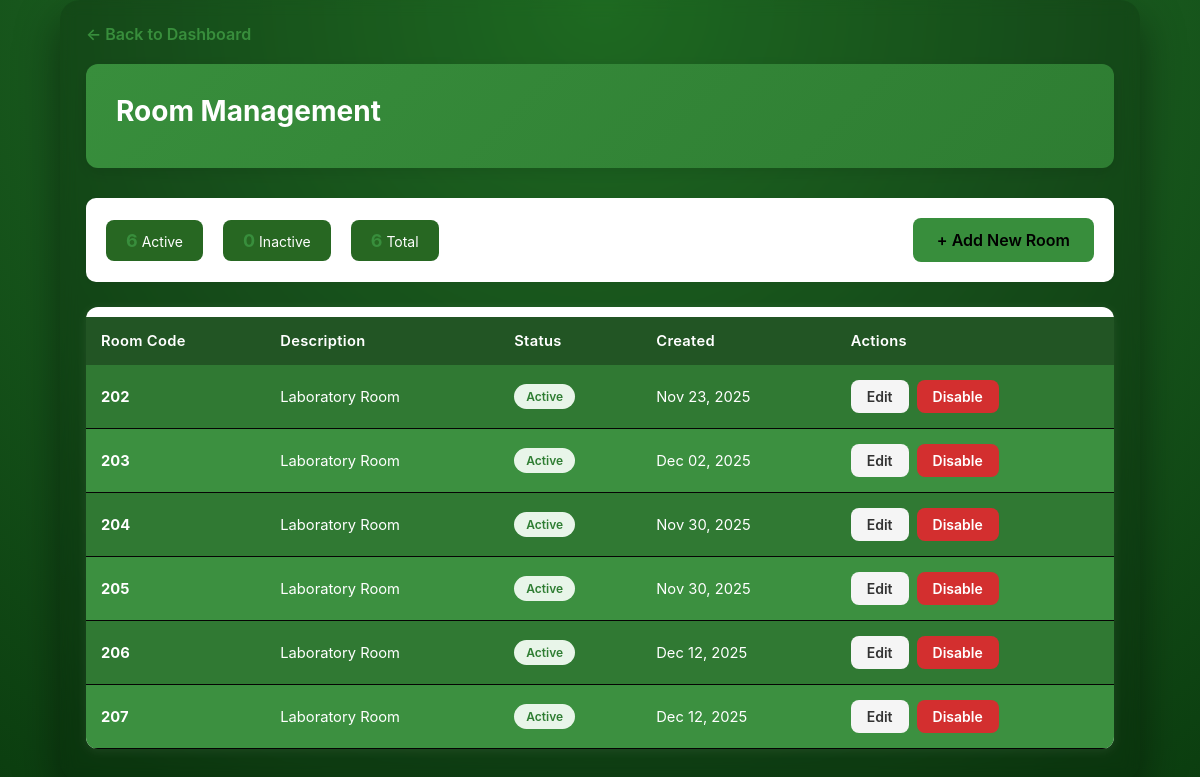
The page /accounts/rooms/ (signed in) on the database its author committed.
### kbox_app/models.py (models this page shows, shortened)
class Room(models.Model):
    code = models.CharField(max_length=10, unique=True)
    description = models.CharField(max_length=100, blank=True)
    is_active = models.BooleanField(default=True)
    created_at = models.DateTimeField(auto_now_add=True)
    updated_at = models.DateTimeField(auto_now=True)

### kbox_app/views_management.py (the view)
# urls.py: path('rooms/', views_management.room_list, name='room_list'),
@staff_or_superuser_required
def room_list(request):
    rooms = Room.objects.all().order_by('-is_active', 'code')
    context = {
        'rooms': rooms,
        'active_count': rooms.filter(is_active=True).count(),
        'inactive_count': rooms.filter(is_active=False).count(),
    }
    return render(request, 'kbox_app/room_list.html', context)

### kbox_app/views.py (called while the page is built)
def staff_or_superuser_required(view_func):
    @wraps(view_func)
    def wrapper(request, *args, **kwargs):
        if not request.user.is_authenticated:
            return redirect('login')
        if request.user.is_superuser:
            return view_func(request, *args, **kwargs)
        try:
            if request.user.profile.user_type == 'staff':
                return view_func(request, *args, **kwargs)
        except UserProfile.DoesNotExist:
            pass
        return HttpResponseForbidden("Access denied. Staff or admin privileges required.")
    return wrapper

### kbox_app/templates/kbox_app/room_list.html (shortened to what this page needs)
{% load static %}
<!DOCTYPE html>
<html lang="en">
<head>
  <link rel="stylesheet" href="{% static 'kbox_app/css/style.css' %}">
</head>
<body>
  <div class="container">
    <a href="{% url 'dashboard' %}" class="back-link">← Back to Dashboard</a>
    <div class="management-header">
      <h1>Room Management</h1>
    </div>
    <div class="action-bar">
      <div class="stats-box">
        <div class="stat-item">
          <strong>{{ active_count }}</strong> Active
        </div>
        <div class="stat-item">
          <strong>{{ inactive_count }}</strong> Inactive
        </div>
        <div class="stat-item">
          <strong>{{ rooms.count }}</strong> Total
        </div>
      </div>
      <a href="{% url 'room_add' %}" class="btn btn-primary">+ Add New Room</a>
    </div>
    <div class="table-container">
      <table>
        <thead>
          <tr>
            <th>Room Code</th>
            <th>Description</th>
            <th>Status</th>
            <th>Created</th>
            <th>Actions</th>
          </tr>
        </thead>
        <tbody>
          {% for room in rooms %}
            <tr>
              <td><strong>{{ room.code }}</strong></td>
              <td>{{ room.description|default:"No description" }}</td>
              <td>
                {% if room.is_active %}
                  <span class="status-badge status-active">Active</span>
                {% else %}
                  <span class="status-badge status-inactive">Inactive</span>
                {% endif %}
              </td>
              <td>{{ room.created_at|date:"M d, Y" }}</td>
              <td>
                <div class="action-buttons">
                  <a href="{% url 'room_edit' room.id %}" class="btn btn-secondary">Edit</a>
                  <a href="{% url 'room_toggle_status' room.id %}"
                     class="btn {% if room.is_active %}btn-danger{% else %}btn-success{% endif %}"
                     onclick="return confirm('Are you sure you want to {% if room.is_active %}deactivate{% else %}activate{% endif %} this room?')">
                    {% if room.is_active %}Disable{% else %}Enable{% endif %}
                  </a>
                </div>
              </td>
            </tr>
          {% empty %}
            <tr>
              <td colspan="5" style="text-align: center; padding: 40px; color: #999;">
                No rooms found. Click "Add New Room" to get started.
              </td>
            </tr>
          {% endfor %}
        </tbody>
      </table>
    </div>
  </div>
</body>
</html>

### kbox_app/static/kbox_app/css/style.css (style rules this page uses)
*, *::before, *::after { box-sizing: border-box; margin: 0; padding: 0; }
body { font-family: -apple-system, BlinkMacSystemFont, "Segoe UI", Arial, sans-serif; background: radial-gradient(circle at top, #258129 0, #1b5e20 45%, #0b3d0f 100%); color: #fefefe; min-height: 100vh; }
.container { width: 90%; max-width: 1200px; margin: 0 auto 40px auto; padding: 24px 26px 32px; background: rgba(0, 0, 0, 0.18); border-radius: 20px; box-shadow: 0 18px 45px rgba(0, 0, 0, 0.45); backdrop-filter: blur(8px); }
.btn-secondary { background: transparent; border: 1px solid rgba(255, 255, 255, 0.5); color: #ffffff; box-shadow: none; }
table { width: 100%; border-collapse: collapse; margin-top: 10px; font-size: 0.92rem; }
th, td { padding: 10px 12px; text-align: left; }
th { background: rgba(0, 0, 0, 0.4); font-weight: 700; letter-spacing: 0.02em; }
tbody tr:nth-child(even) { background: rgba(255, 255, 255, 0.02); }
tbody tr:nth-child(odd) { background: rgba(0, 0, 0, 0.15); }
a { color: #ffeb3b; }

### kbox_app/templates/kbox_app/room_list.html (style rules this page uses)
.management-header { background: linear-gradient(135deg, #388e3c 0%, #2e7d32 100%); color: white; padding: 30px; border-radius: 12px; margin-bottom: 30px; box-shadow: 0 4px 15px rgba(0,0,0,0.1); }
.management-header h1 { margin: 0 0 10px 0; font-size: 28px; }
.action-bar { display: flex; justify-content: space-between; align-items: center; margin-bottom: 25px; padding: 20px; background: white; border-radius: 10px; box-shadow: 0 2px 8px rgba(0,0,0,0.05); }
.stats-box { display: flex; gap: 20px; }
.stat-item { padding: 10px 20px; background: #276722ff; border-radius: 8px; font-size: 14px; }
.stat-item strong { color: #388e3c; font-size: 18px; }
.btn { padding: 12px 24px; border: none; border-radius: 8px; font-weight: 600; cursor: pointer; text-decoration: none; display: inline-block; transition: all 0.3s; }
.btn-primary { background: #388e3c; color: black; }
.btn-secondary { background: #f5f5f5; color: #333; padding: 8px 16px; font-size: 14px; }
.btn-danger { background: #d32f2f; color: white; padding: 8px 16px; font-size: 14px; }
.table-container { background: white; color: white; border-radius: 12px; box-shadow: 0 2px 10px rgba(244, 235, 235, 0.08); overflow: hidden; }
table { background: #388e3c; width: 100%; border-collapse: collapse; }
thead { background: #388e3c; color: white; }
thead th { padding: 15px; text-align: left; font-weight: 600; }
tbody td { padding: 15px; border-bottom: 1px solid #050404ff; }
.status-badge { display: inline-block; padding: 5px 12px; border-radius: 20px; font-size: 12px; font-weight: 600; }
.status-active { background: #e8f5e9; color: #2e7d32; }
.action-buttons { display: flex; gap: 8px; }
.back-link { display: inline-block; margin-bottom: 20px; color: #388e3c; text-decoration: none; font-weight: 600; }

### rows shown on the page
Room: code "202", description "Laboratory Room", is_active "Active", created_at "Nov 23, 2025"
Room: code "203", description "Laboratory Room", is_active "Active", created_at "Dec 02, 2025"
Room: code "204", description "Laboratory Room", is_active "Active", created_at "Nov 30, 2025"
Room: code "205", description "Laboratory Room", is_active "Active", created_at "Nov 30, 2025"
Room: code "206", description "Laboratory Room", is_active "Active", created_at "Dec 12, 2025"
Room: code "207", description "Laboratory Room", is_active "Active", created_at "Dec 12, 2025"

### other values the page prints
{{ active_count }} "6"
{{ inactive_count }} "0"
{{ rooms.count }} "6"
